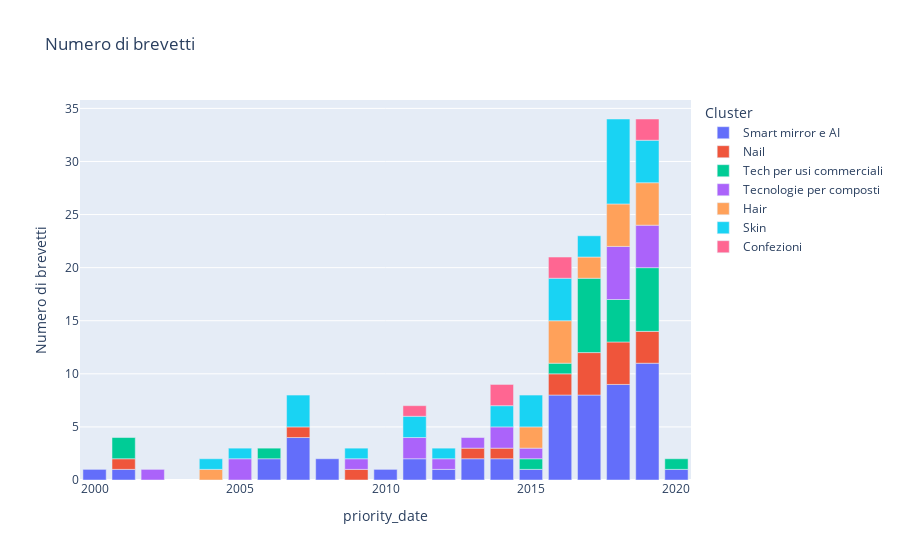

The code cell stored with this chart in its notebook:
### Code cell
#df_complete.priority_date = df_complete.priority_date.apply(lambda x: int(x[:4]))
df_complete["priority_date_2y"] = df_complete.priority_date.apply(lambda x: x if x%2==0 else int(x)-1)


data = df_complete.groupby(by=["priority_date", "supercluster"]).count().reset_index()
#data = df_complete[df_complete.supercluster == "Skin"].groupby(by=["priority_date", "subcluster"]).count().reset_index()

fig = px.bar(data, 
             x="priority_date", 
             y="title", 
             color="supercluster", 
             title="Numero di brevetti",
             labels={
                     "priority_date_2y": "Data di Priorità",
                     "supercluster": "Cluster",
                     "title": "Numero di brevetti"
                 },)

#fig.update_layout(showlegend=False)

fig.show()

### Figure 1 — Plotly figure (JSON) as saved in the notebook; plotly's stock layout.template omitted (floating-point values rounded to 4 significant figures)
{"data": [{"alignmentgroup": "True", "hovertemplate": "Cluster=Smart mirror e AI<br>priority_date=%{x}<br>Numero di brevetti=%{y}<extra></extra>", "legendgroup": "Smart mirror e AI", "marker": {"color": "#636efa", "pattern": {"shape": ""}}, "name": "Smart mirror e AI", "offsetgroup": "Smart mirror e AI", "orientation": "v", "showlegend": true, "textposition": "auto", "type": "bar", "x": [2000, 2001, 2006, 2007, 2008, 2010, 2011, 2012, 2013, 2014, 2015, 2016, 2017, 2018, 2019, 2020], "xaxis": "x", "y": [1, 1, 2, 4, 2, 1, 2, 1, 2, 2, 1, 8, 8, 9, 11, 1], "yaxis": "y"}, {"alignmentgroup": "True", "hovertemplate": "Cluster=Nail<br>priority_date=%{x}<br>Numero di brevetti=%{y}<extra></extra>", "legendgroup": "Nail", "marker": {"color": "#EF553B", "pattern": {"shape": ""}}, "name": "Nail", "offsetgroup": "Nail", "orientation": "v", "showlegend": true, "textposition": "auto", "type": "bar", "x": [2001, 2007, 2009, 2013, 2014, 2016, 2017, 2018, 2019], "xaxis": "x", "y": [1, 1, 1, 1, 1, 2, 4, 4, 3], "yaxis": "y"}, {"alignmentgroup": "True", "hovertemplate": "Cluster=Tech per usi commerciali<br>priority_date=%{x}<br>Numero di brevetti=%{y}<extra></extra>", "legendgroup": "Tech per usi commerciali", "marker": {"color": "#00cc96", "pattern": {"shape": ""}}, "name": "Tech per usi commerciali", "offsetgroup": "Tech per usi commerciali", "orientation": "v", "showlegend": true, "textposition": "auto", "type": "bar", "x": [2001, 2006, 2015, 2016, 2017, 2018, 2019, 2020], "xaxis": "x", "y": [2, 1, 1, 1, 7, 4, 6, 1], "yaxis": "y"}, {"alignmentgroup": "True", "hovertemplate": "Cluster=Tecnologie per composti<br>priority_date=%{x}<br>Numero di brevetti=%{y}<extra></extra>", "legendgroup": "Tecnologie per composti", "marker": {"color": "#ab63fa", "pattern": {"shape": ""}}, "name": "Tecnologie per composti", "offsetgroup": "Tecnologie per composti", "orientation": "v", "showlegend": true, "textposition": "auto", "type": "bar", "x": [2002, 2005, 2009, 2011, 2012, 2013, 2014, 2015, 2018, 2019], "xaxis": "x", "y": [1, 2, 1, 2, 1, 1, 2, 1, 5, 4], "yaxis": "y"}, {"alignmentgroup": "True", "hovertemplate": "Cluster=Hair<br>priority_date=%{x}<br>Numero di brevetti=%{y}<extra></extra>", "legendgroup": "Hair", "marker": {"color": "#FFA15A", "pattern": {"shape": ""}}, "name": "Hair", "offsetgroup": "Hair", "orientation": "v", "showlegend": true, "textposition": "auto", "type": "bar", "x": [2004, 2015, 2016, 2017, 2018, 2019], "xaxis": "x", "y": [1, 2, 4, 2, 4, 4], "yaxis": "y"}, {"alignmentgroup": "True", "hovertemplate": "Cluster=Skin<br>priority_date=%{x}<br>Numero di brevetti=%{y}<extra></extra>", "legendgroup": "Skin", "marker": {"color": "#19d3f3", "pattern": {"shape": ""}}, "name": "Skin", "offsetgroup": "Skin", "orientation": "v", "showlegend": true, "textposition": "auto", "type": "bar", "x": [2004, 2005, 2007, 2009, 2011, 2012, 2014, 2015, 2016, 2017, 2018, 2019], "xaxis": "x", "y": [1, 1, 3, 1, 2, 1, 2, 3, 4, 2, 8, 4], "yaxis": "y"}, {"alignmentgroup": "True", "hovertemplate": "Cluster=Confezioni<br>priority_date=%{x}<br>Numero di brevetti=%{y}<extra></extra>", "legendgroup": "Confezioni", "marker": {"color": "#FF6692", "pattern": {"shape": ""}}, "name": "Confezioni", "offsetgroup": "Confezioni", "orientation": "v", "showlegend": true, "textposition": "auto", "type": "bar", "x": [2011, 2014, 2016, 2019], "xaxis": "x", "y": [1, 2, 2, 2], "yaxis": "y"}], "layout": {"barmode": "relative", "legend": {"title": {"text": "Cluster"}, "tracegroupgap": 0}, "title": {"text": "Numero di brevetti"}, "xaxis": {"anchor": "y", "domain": [0, 1], "title": {"text": "priority_date"}}, "yaxis": {"anchor": "x", "domain": [0, 1], "title": {"text": "Numero di brevetti"}}}}
